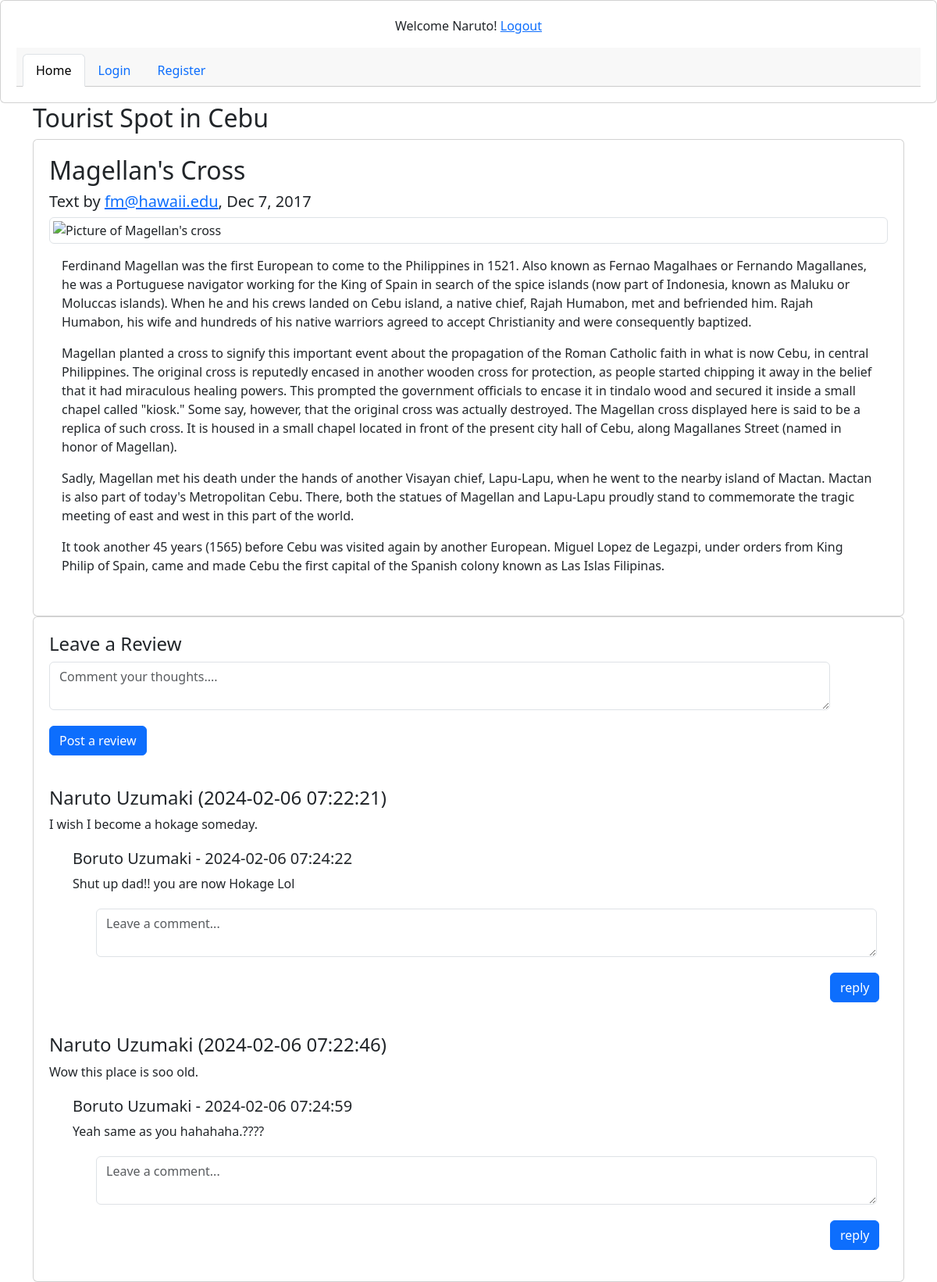
/index.php (signed in), run on the app's committed database.
### tables this page shows
CREATE TABLE `reviews` (
  `id` int NOT NULL AUTO_INCREMENT,
  `user_id` int NOT NULL,
  `content` text,
  `created_at` datetime DEFAULT NULL,
  `updated_at` datetime DEFAULT NULL,
  PRIMARY KEY (`id`),
  KEY `fk_reviews_users_idx` (`user_id`)
);

CREATE TABLE `users` (
  `id` int NOT NULL AUTO_INCREMENT,
  `first_name` varchar(45) DEFAULT NULL,
  `last_name` varchar(45) DEFAULT NULL,
  `email` varchar(45) DEFAULT NULL,
  `password` varchar(45) DEFAULT NULL,
  `created_at` datetime DEFAULT NULL,
  `updated_at` datetime DEFAULT NULL,
  PRIMARY KEY (`id`)
);

CREATE TABLE `replies` (
  `id` int NOT NULL AUTO_INCREMENT,
  `review_id` int NOT NULL,
  `user_id` int NOT NULL,
  `content` text,
  `created_at` datetime DEFAULT NULL,
  `updated_at` datetime DEFAULT NULL,
  PRIMARY KEY (`id`),
  KEY `fk_replies_users1_idx` (`user_id`),
  KEY `fk_replies_reviews1_idx` (`review_id`)
);

### new-connection.php (called while the page is built, shortened)
<?php
$connection = new mysqli(DB_HOST, DB_USER, DB_PASS, DB_DATABASE);
function fetch_all($query)
{
    $data = array();
    global $connection;
    $result = $connection->query($query);
    while($row = mysqli_fetch_assoc($result))
    {
    $data[] = $row;
    }
return $data;
}
?>

### index.php (the view, shortened to what this page needs)
<?php
    require("new-connection.php");
    $query_reviews = "SELECT r.id, u.first_name, u.last_name, r.content as user_review, r.created_at as review_created_date FROM blog.reviews r
                JOIN blog.users u ON u.id = r.user_id";
    $reviews = fetch_all($query_reviews);
    $query_replies = "SELECT u.first_name, u.last_name, r.* FROM blog.replies r
                        JOIN blog.users u ON u.id = r.user_id";
    $replies = fetch_all($query_replies);
?>
<!DOCTYPE html>
<html lang="en">
    <head>
        <link rel="stylesheet" href="style.css.php">
        <link href="https://cdn.jsdelivr.net/npm/bootstrap@5.3.2/dist/css/bootstrap.min.css" rel="stylesheet">
    </head>
    <body>
        <div class="card text-center">
<?php
    if(isset($_SESSION['display_name'])) {
?>
            <p><?= $_SESSION['display_name'] ?> <a href="logout.php">Logout</a>
<?php
    }
?>
            <div class="card-header">
                <ul class="nav nav-tabs card-header-tabs">
                    <li class="nav-item">
                        <a class="nav-link active" aria-current="true" href="#">Home</a>
                    </li>
                    <li class="nav-item">
                        <a class="nav-link" href="login.php">Login</a>
                    </li>
                    <li class="nav-item">
                        <a class="nav-link" href="register.php">Register</a>
                    </li>
                    </ul>
            </div>
        </div>
        <div class="container">
            <div class="header">
                <h2>Tourist Spot in Cebu</h2>
            </div>
            <div class="row">
                <div class="leftcolumn">
                    <div class="card">
                        <h2>Magellan's Cross</h2>
                        <h5>Text by <a href="https://www.hawaii.edu/cps/magellancross.html#:~:text=Magellan's%20Cross%2C%20on%20the%20Island%20of%20Cebu&text=Rajah%20Humabon%2C%20his%20wife%20and,now%20Cebu%2C%20in%20central%20Philippines.">fm@hawaii.edu</a>, Dec 7, 2017</h5>
                        <img class="img-fluid magellan_cross img-thumbnail" src="img/magellan_cross.jpg" alt="Picture of Magellan's cross"/>
                        <div class="card-body">
                            <p>Ferdinand Magellan was the first European to come to the Philippines in 1521. Also known as Fernao Magalhaes or Fernando Magallanes, he was a Portuguese navigator working for the King of Spain in search of the spice islands (now part of Indonesia, known as Maluku or Moluccas islands). When he and his crews landed on Cebu island, a native chief, Rajah Humabon, met and befriended him. Rajah Humabon, his wife and hundreds of his native warriors agreed to accept Christianity and were consequently baptized.</p>
                            <p>Magellan planted a cross to signify this important event about the propagation of the Roman Catholic faith in what is now Cebu, in central Philippines. The original cross is reputedly encased in another wooden cross for protection, as people started chipping it away in the belief that it had miraculous healing powers. This prompted the government officials to encase it in tindalo wood and secured it inside a small chapel called "kiosk." Some say, however, that the original cross was actually destroyed. The Magellan cross displayed here is said to be a replica of such cross. It is housed in a small chapel located in front of the present city hall of Cebu, along Magallanes Street (named in honor of Magellan).</p>
                            <p>Sadly, Magellan met his death under the hands of another Visayan chief, Lapu-Lapu, when he went to the nearby island of Mactan. Mactan is also part of today's Metropolitan Cebu. There, both the statues of Magellan and Lapu-Lapu proudly stand to commemorate the tragic meeting of east and west in this part of the world.</p>
                            <p>It took another 45 years (1565) before Cebu was visited again by another European. Miguel Lopez de Legazpi, under orders from King Philip of Spain, came and made Cebu the first capital of the Spanish colony known as Las Islas Filipinas.</p>
                        </div>
                    </div>
                    <div class="card">
                        <label for="comment"><h4>Leave a Review</h4></label>
                        <form action="process.php" method="POST">
                            <textarea class="form-control" name="comment" id="comment" placeholder="Comment your thoughts...."></textarea>
                            <input class="post_review btn btn-primary" name="review" type="submit" value="Post a review">
                        </form>
<?php
    foreach($_SESSION['reviews'] as $review) {
?>
                        <div class="review">
                            <h4><?= $review['first_name'] ?> <?= $review['last_name'] ?> (<?= $review['review_created_date'] ?>)</h4>
                            <p><?= $review['user_review'] ?></p>
                            <div class="replies">
<?php
        foreach($_SESSION['replies'] as $reply) {
            if ($review['id'] == $reply['review_id']) {
?>
                                <h5><?= $reply['first_name'] ?> <?= $reply['last_name']?> - <?= $reply['created_at'] ?></h5>
                                <p><?= $reply['content'] ?></p>
<?php
            }
        }
?>
                                <form action="process.php" method="POST">
                                    <textarea class="reply-box form-control" name="reply" placeholder="Leave a comment..."></textarea>
                                    <input class="reply-btn btn btn-primary" type="submit" name="action" value="reply">
                                </form>
                            </div>
                        </div>
<?php
        }
?>
                    </div>
                </div>
            </div>
        </div>
    </body>
</html>

### data on the page
reviews: user.first_name "Naruto", user.last_name "Uzumaki", created_at "2024-02-06 07:22:21", content "I wish I become a hokage someday."
replies: user.first_name "Boruto", user.last_name "Uzumaki", created_at "2024-02-06 07:24:22", content "Shut up dad!! you are now Hokage Lol"
reviews: user.first_name "Naruto", user.last_name "Uzumaki", created_at "2024-02-06 07:22:46", content "Wow this place is soo old."
replies: user.first_name "Boruto", user.last_name "Uzumaki", created_at "2024-02-06 07:24:59", content "Yeah same as you hahahaha.????"

### other printed values
$_SESSION['display_name'] "Welcome Naruto!"
